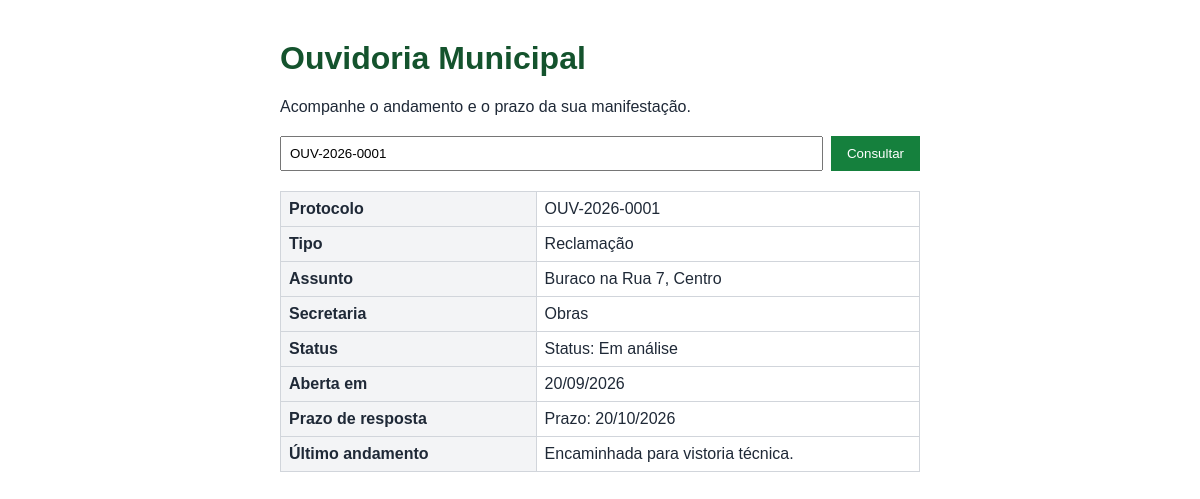
The app's page /web/src/index.php?protocolo=OUV-2026-0001 with its own data.
### tables this page shows
CREATE TABLE manifestacoes (
  id               INT AUTO_INCREMENT PRIMARY KEY,
  protocolo        VARCHAR(20)  NOT NULL UNIQUE,
  tipo             VARCHAR(20)  NOT NULL,    
  assunto          VARCHAR(120) NOT NULL,
  secretaria       VARCHAR(80)  NOT NULL,
  status           VARCHAR(30)  NOT NULL,    
  data_abertura    DATE         NOT NULL,
  prazo_resposta   DATE         NOT NULL,
  ultimo_andamento VARCHAR(255) NOT NULL
);

### web/src/index.php (the view, shortened to what this page needs)
<?php
$protocolo = trim($_GET['protocolo'] ?? '');
$resultado = null;
$erro = null;
if ($protocolo !== '') {
    try {
        $pdo = new PDO(
            'mysql:host=' . getenv('DB_HOST') . ';dbname=' . getenv('DB_NAME')
                . ';charset=utf8mb4',
            getenv('DB_USER'),
            getenv('DB_PASS'),
            [PDO::ATTR_ERRMODE => PDO::ERRMODE_EXCEPTION, PDO::ATTR_TIMEOUT => 5]
        );
        $stmt = $pdo->prepare(
            'SELECT protocolo, tipo, assunto, secretaria, status, data_abertura,
                    prazo_resposta, ultimo_andamento
               FROM manifestacoes WHERE protocolo = ?'
        );
        $stmt->execute([$protocolo]);
        $resultado = $stmt->fetch(PDO::FETCH_ASSOC);
    } catch (PDOException $e) {
        error_log($e->getMessage());
        $erro = 'Serviço temporariamente indisponível.';
    }
}
function e($v) { return htmlspecialchars((string) $v, ENT_QUOTES, 'UTF-8'); }
function data_br($d) { return date('d/m/Y', strtotime($d)); }
?>
<!DOCTYPE html>
<html lang="pt-BR">
<head>
</head>
<body>
  <h1>Ouvidoria Municipal</h1>
  <p>Acompanhe o andamento e o prazo da sua manifestação.</p>
  <form method="get">
    <input name="protocolo" placeholder="Ex.: OUV-2026-0001" maxlength="20"
           value="<?= e($protocolo) ?>">
    <button type="submit">Consultar</button>
  </form>
  <?php if ($erro): ?>
    <p class="erro"><?= e($erro) ?></p>
  <?php elseif ($resultado): ?>
    <table>
      <tr><td>Protocolo</td><td><?= e($resultado['protocolo']) ?></td></tr>
      <tr><td>Tipo</td><td><?= e($resultado['tipo']) ?></td></tr>
      <tr><td>Assunto</td><td><?= e($resultado['assunto']) ?></td></tr>
      <tr><td>Secretaria</td><td><?= e($resultado['secretaria']) ?></td></tr>
      <tr><td>Status</td><td>Status: <?= e($resultado['status']) ?></td></tr>
      <tr><td>Aberta em</td><td><?= data_br($resultado['data_abertura']) ?></td></tr>
      <tr><td>Prazo de resposta</td>
          <td>Prazo: <?= data_br($resultado['prazo_resposta']) ?></td></tr>
      <tr><td>Último andamento</td><td><?= e($resultado['ultimo_andamento']) ?></td></tr>
    </table>
  <?php endif; ?>
</body>
</html>

### web/src/index.php (style rules this page uses)
body { font-family: Arial, sans-serif; max-width: 640px; margin: 40px auto; padding: 0 16px; color: #1f2937; }
h1 { color: #14532d; }
form { display: flex; gap: 8px; margin: 20px 0; }
input { flex: 1; padding: 8px; }
button { padding: 8px 16px; background: #15803d; color: #fff; border: 0; }
table { border-collapse: collapse; width: 100%; }
td { border: 1px solid #d1d5db; padding: 8px; }
td:first-child { font-weight: bold; width: 40%; background: #f3f4f6; }

### records on screen
manifestacoes: protocolo "OUV-2026-0001", tipo "Reclamação", assunto "Buraco na Rua 7, Centro", secretaria "Obras", status "Em análise", data_abertura "20/09/2026", prazo_resposta "20/10/2026", ultimo_andamento "Encaminhada para vistoria técnica."
